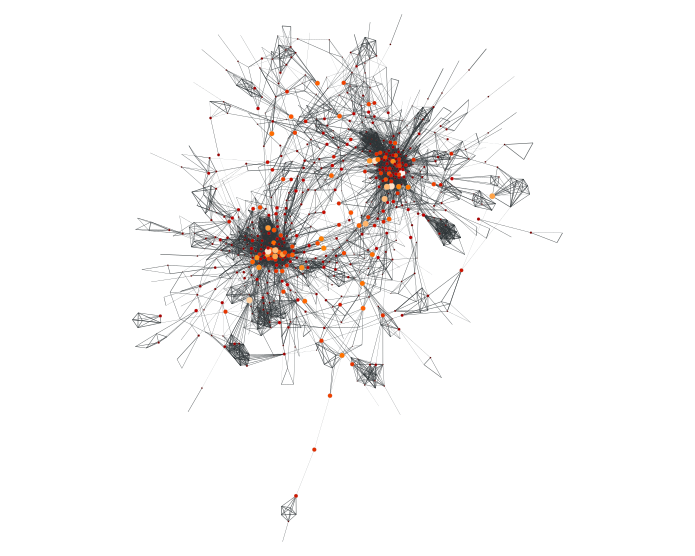

Here is the Python script that generated this plot:
#!/bin/env python3

import graph_tool.all as gt
import argparse as arg
import matplotlib
import pandas as pd

# seccion de argumentos del programa

argparser = arg.ArgumentParser(description='')
argparser.add_argument('file', help='graph file')

args = argparser.parse_args()

g = gt.load_graph(args.file)
g = gt.GraphView(g, vfilt=gt.label_largest_component(g), directed=False)
g = gt.Graph(g, prune=True)

filename = 'betweeness'

# chequea que todo sea como "debe ser"
print('chequeando...', args.file)
print('vertices', g.num_vertices())   # numero de vertices
print('edges', g.num_edges())         # numero de links

weight = g.ep['weight']
width = gt.prop_to_size(weight, ma=.5)


# seteo de algunas argumentos de la creacion del grafo

pos = g.vp['pos_sfdp_infomap']

vbet, ebet = gt.betweenness(g, weight=weight)
ebet.a /= ebet.a.max() / 10.
eorder = ebet.copy()
eorder.a *= -1
vsize = gt.prop_to_size(vbet)
vorder = -vsize.a

df = pd.DataFrame({'node':list(g.vertices()), 'betweeness':list(vbet)})
df.sort_values(by='betweeness', inplace=True, ascending=False)
print(df.head(15))

print('drawing...')
# dibuja el grafico en el archivo filename.png
gt.graph_draw(g, pos,
              output_size=(500, 400),
              vertex_size=vsize,
              vertex_fill_color=vsize,
#              vorder=vorder,
              vcmap=matplotlib.cm.gist_heat,
#              edge_color=ebet,
              eorder=eorder,
              edge_pen_width=width,
              output=r'./betweeness.png')
